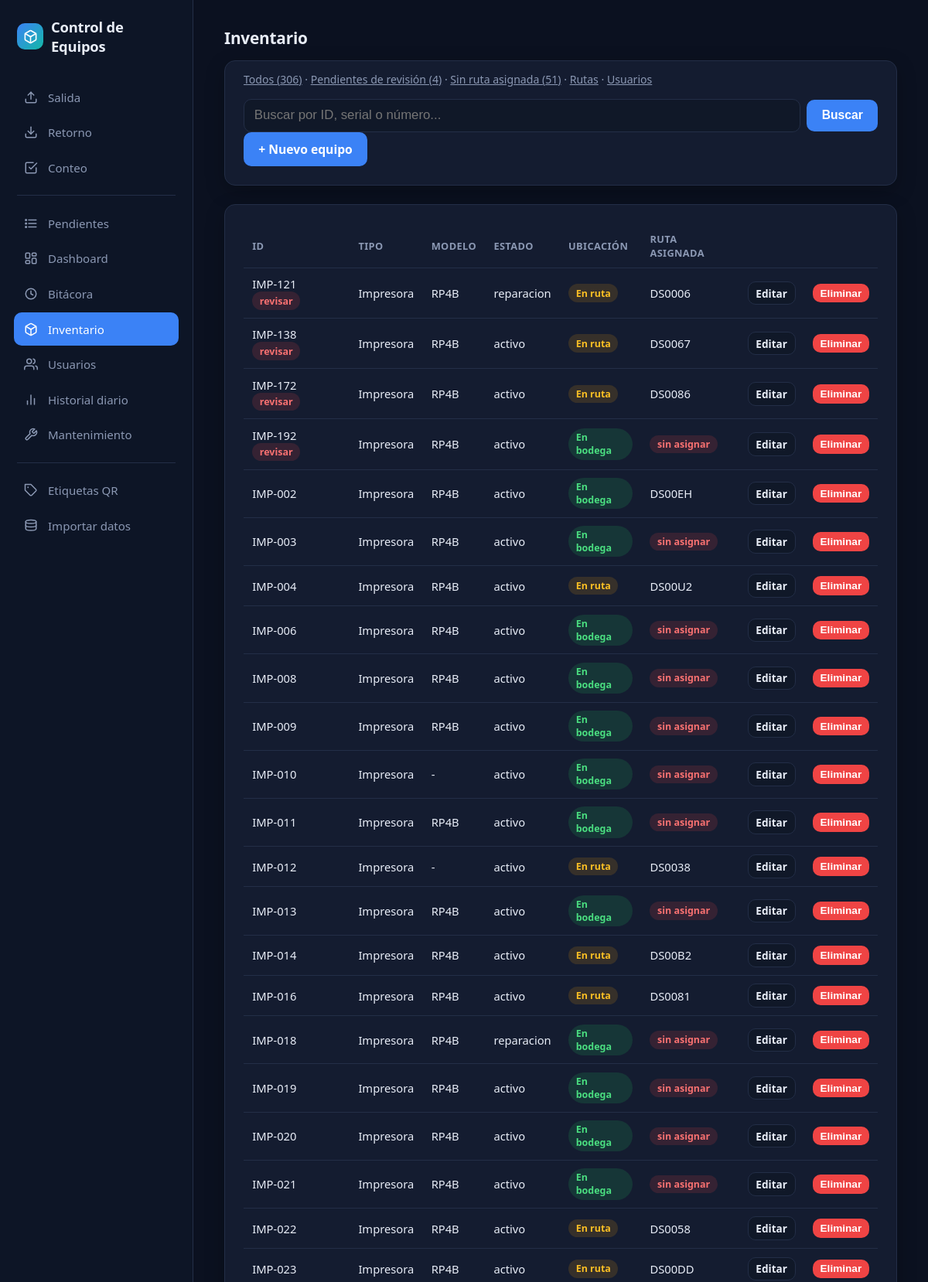
/inventario/ (signed in, upper part), run on the app's committed database.
### tables this page shows
CREATE TABLE equipos (
    id                 INTEGER PRIMARY KEY AUTOINCREMENT,
    id_interno         TEXT NOT NULL UNIQUE,
    tipo               TEXT NOT NULL CHECK (tipo IN ('telefono','impresora')),
    serial_fabrica     TEXT,
    numero_telefono    TEXT,
    pin_equipo         TEXT,
    modelo             TEXT,
    fabricante         TEXT,
    estado             TEXT NOT NULL DEFAULT 'activo' CHECK (estado IN ('activo','reparacion','baja')),
    notas              TEXT,
    requiere_revision  BOOLEAN NOT NULL DEFAULT 0,
    fecha_alta         TEXT NOT NULL DEFAULT (datetime('now','localtime'))
, ruta_asignada_id INTEGER REFERENCES rutas(id));

CREATE TABLE rutas (
    id          INTEGER PRIMARY KEY AUTOINCREMENT,
    codigo      TEXT NOT NULL UNIQUE,
    supervisor  TEXT,
    activa      BOOLEAN NOT NULL DEFAULT 1
);

### app/inventario.py (the view)
@bp.route("/")
@requiere_admin
def listado():
    db = get_db()
    solo_revision = request.args.get("revision") == "1"
    solo_sin_ruta = request.args.get("sin_ruta") == "1"
    buscar = request.args.get("buscar", "").strip()
    condiciones = []
    parametros = []
    if solo_revision:
        condiciones.append("e.requiere_revision = 1")
    if solo_sin_ruta:
        condiciones.append("e.ruta_asignada_id IS NULL")
    if buscar:
        condiciones.append("(e.id_interno LIKE ? OR e.serial_fabrica LIKE ? OR e.numero_telefono LIKE ?)")
        comodin = f"%{buscar.upper()}%"
        parametros += [comodin, comodin, comodin]
    where = f"WHERE {' AND '.join(condiciones)}" if condiciones else ""
    equipos = db.execute(
        f"""SELECT e.*, v.ubicacion, ra.codigo AS ruta_asignada_codigo
            FROM equipos e
            LEFT JOIN v_estado_actual v ON v.equipo_id = e.id
            LEFT JOIN rutas ra ON ra.id = e.ruta_asignada_id
            {where}
            ORDER BY e.requiere_revision DESC, e.id_interno""",
        parametros,
    ).fetchall()
    total_revision = db.execute("SELECT COUNT(*) AS n FROM equipos WHERE requiere_revision = 1").fetchone()["n"]
    total_sin_ruta = db.execute("SELECT COUNT(*) AS n FROM equipos WHERE ruta_asignada_id IS NULL").fetchone()["n"]
    return render_template(
        "inventario/listado.html",
        equipos=equipos,
        solo_revision=solo_revision,
        solo_sin_ruta=solo_sin_ruta,
        buscar=buscar,
        total_revision=total_revision,
        total_sin_ruta=total_sin_ruta,
    )

### app/auth.py (called while the page is built)
def cargar_usuario(usuario_id: str):
    fila = get_db().execute(
        "SELECT id, nombre, rol FROM usuarios WHERE id = ? AND activo = 1", (usuario_id,)
    ).fetchone()
    return Usuario(fila["id"], fila["nombre"], fila["rol"]) if fila else None

def requiere_admin(vista):
    @wraps(vista)
    @login_required
    def envoltura(*args, **kwargs):
        if current_user.rol != "admin":
            abort(403)
        return vista(*args, **kwargs)
    return envoltura

### app/db.py (called while the page is built)
def get_db() -> sqlite3.Connection:
    if "db" not in g:
        g.db = sqlite3.connect(current_app.config["DATABASE"])
        g.db.row_factory = sqlite3.Row
        g.db.execute("PRAGMA foreign_keys = ON")
        g.db.execute("PRAGMA journal_mode = WAL")
        g.db.execute("PRAGMA busy_timeout = 5000")
    return g.db

### app/templates/inventario/listado.html (shortened to what this page needs)
{% extends "base.html" %}
{% block contenido %}
<h2>Inventario</h2>
<div class="tarjeta">
  <p class="ayuda">
    <a href="{{ url_for('inventario.listado') }}">Todos ({{ equipos|length }})</a> ·
    <a href="{{ url_for('inventario.listado', revision=1) }}">Pendientes de revisión ({{ total_revision }})</a> ·
    <a href="{{ url_for('inventario.listado', sin_ruta=1) }}">Sin ruta asignada ({{ total_sin_ruta }})</a> ·
    <a href="{{ url_for('inventario.rutas') }}">Rutas</a> ·
    <a href="{{ url_for('usuarios.listado') }}">Usuarios</a>
  </p>
  <div class="en-linea" style="justify-content:space-between; flex-wrap:wrap; gap:0.75rem;">
    <form method="get" class="en-linea">
      <input type="text" name="buscar" value="{{ buscar }}" placeholder="Buscar por ID, serial o número..." style="margin-bottom:0;">
      <button type="submit">Buscar</button>
    </form>
    <a class="boton" href="{{ url_for('inventario.nuevo') }}">+ Nuevo equipo</a>
  </div>
</div>
<div class="tarjeta">
  <table>
    <thead><tr><th>ID</th><th>Tipo</th><th>Modelo</th><th>Estado</th><th>Ubicación</th><th>Ruta asignada</th><th colspan="2"></th></tr></thead>
    <tbody>
      {% for e in equipos %}
      <tr>
        <td>{{ e['id_interno'] }}{% if e['requiere_revision'] %} <span class="badge revision">revisar</span>{% endif %}</td>
        <td>{{ 'Teléfono' if e['tipo'] == 'telefono' else 'Impresora' }}</td>
        <td>{{ e['modelo'] or '-' }}</td>
        <td>{{ e['estado'] }}</td>
        <td>{% if e['ubicacion'] %}<span class="badge {{ e['ubicacion'] }}">{{ 'En ruta' if e['ubicacion'] == 'en_ruta' else 'En bodega' }}</span>{% endif %}</td>
        <td>{% if e['ruta_asignada_codigo'] %}{{ e['ruta_asignada_codigo'] }}{% else %}<span class="badge revision">sin asignar</span>{% endif %}</td>
        <td><a class="boton secundario" style="padding:0.3rem 0.6rem; font-size:0.85rem;" href="{{ url_for('inventario.editar', id_interno=e['id_interno']) }}">Editar</a></td>
        <td>
          <form method="post" action="{{ url_for('inventario.eliminar', id_interno=e['id_interno']) }}"
                onsubmit="return confirm('¿Eliminar {{ e['id_interno'] }}? Solo funciona si nunca tuvo movimientos.');">
            <button type="submit" class="peligro" style="padding:0.3rem 0.6rem; font-size:0.85rem;">Eliminar</button>
          </form>
        </td>
      </tr>
      {% endfor %}
    </tbody>
  </table>
</div>
{% endblock %}

### app/templates/base.html (style rules this page uses)
:root { color-scheme: dark; --bg: #0b1120; --bg-sidebar: #0d1526; --bg-card: #141c30; --bg-card-soft: #101828; --border: #232e47; --text: #e8edf7; --text-muted: #8b98b3; --accent: #3b82f6; --accent-dark: #2563eb; --teal: #14b8a6; --amber: #f59e0b; --red: #ef4444; --green: #22c55e; --blue: #3b82f6; --radius: 14px; }
* { box-sizing: border-box; }
body { font-family: "Segoe UI", system-ui, -apple-system, Arial, sans-serif; margin: 0; background: var(--bg); color: var(--text); -webkit-font-smoothing: antialiased; }
a { color: inherit; }
h1, h2, h3 { font-weight: 700; letter-spacing: -0.01em; }
h2 { font-size: 1.3rem; margin: 0 0 0.9rem; }
.tarjeta { background: var(--bg-card); border: 1px solid var(--border); border-radius: var(--radius); padding: 1.5rem; box-shadow: 0 8px 24px rgba(0,0,0,0.25); margin-bottom: 1.5rem; }
input[type=text], input[type=password], input[type=date], input[type=number], select { font-size: 1.05rem; padding: 0.65rem 0.8rem; width: 100%; background: var(--bg-card-soft); border: 1px solid var(--border); color: var(--text); border-radius: 10px; margin-bottom: 1rem; outline: none; transition: border-color 0.12s; }
button, .boton { font-size: 0.98rem; font-weight: 600; padding: 0.7rem 1.2rem; border-radius: 10px; border: none; background: var(--accent); color: white; cursor: pointer; text-decoration: none; display: inline-block; transition: background 0.12s, transform 0.05s; }
button.secundario, .boton.secundario { background: var(--bg-card-soft); color: var(--text); border: 1px solid var(--border); }
button.peligro, .boton.peligro { background: var(--red); }
table { width: 100%; border-collapse: collapse; font-size: 0.92rem; }
th, td { text-align: left; padding: 0.65rem 0.7rem; border-bottom: 1px solid var(--border); }
th { color: var(--text-muted); font-weight: 600; font-size: 0.8rem; text-transform: uppercase; letter-spacing: 0.03em; }
.badge { display: inline-block; padding: 0.2rem 0.6rem; border-radius: 999px; font-size: 0.78rem; font-weight: 700; }
.badge.en_ruta { background: rgba(245,158,11,0.15); color: #fbbf24; }
.badge.en_bodega { background: rgba(34,197,94,0.15); color: #4ade80; }
.badge.revision { background: rgba(239,68,68,0.15); color: #f87171; }
form.en-linea { display: flex; gap: 0.5rem; align-items: center; }
.ayuda { color: var(--text-muted); font-size: 0.88rem; margin-top: -0.6rem; margin-bottom: 1rem; }

### data on the page
equipos: id_interno "IMP-121", requiere_revision "revisar", tipo "Impresora", modelo "RP4B", estado "reparacion", ubicacion "En ruta", ruta_asignada_codigo "DS0006"
equipos: id_interno "IMP-138", requiere_revision "revisar", tipo "Impresora", modelo "RP4B", estado "activo", ubicacion "En ruta", ruta_asignada_codigo "DS0067"
equipos: id_interno "IMP-172", requiere_revision "revisar", tipo "Impresora", modelo "RP4B", estado "activo", ubicacion "En ruta", ruta_asignada_codigo "DS0086"
equipos: id_interno "IMP-192", requiere_revision "revisar", tipo "Impresora", modelo "RP4B", estado "activo", ubicacion "En bodega", shows "sin asignar"
equipos: id_interno "IMP-002", tipo "Impresora", modelo "RP4B", estado "activo", ubicacion "En bodega", ruta_asignada_codigo "DS00EH"
equipos: id_interno "IMP-003", tipo "Impresora", modelo "RP4B", estado "activo", ubicacion "En bodega", shows "sin asignar"
equipos: id_interno "IMP-004", tipo "Impresora", modelo "RP4B", estado "activo", ubicacion "En ruta", ruta_asignada_codigo "DS00U2"
equipos: id_interno "IMP-006", tipo "Impresora", modelo "RP4B", estado "activo", ubicacion "En bodega", shows "sin asignar"
equipos: id_interno "IMP-008", tipo "Impresora", modelo "RP4B", estado "activo", ubicacion "En bodega", shows "sin asignar"
equipos: id_interno "IMP-009", tipo "Impresora", modelo "RP4B", estado "activo", ubicacion "En bodega", shows "sin asignar"
equipos: id_interno "IMP-010", tipo "Impresora", modelo "-", estado "activo", ubicacion "En bodega", shows "sin asignar"
equipos: id_interno "IMP-011", tipo "Impresora", modelo "RP4B", estado "activo", ubicacion "En bodega", shows "sin asignar"
equipos: id_interno "IMP-012", tipo "Impresora", modelo "-", estado "activo", ubicacion "En ruta", ruta_asignada_codigo "DS0038"
equipos: id_interno "IMP-013", tipo "Impresora", modelo "RP4B", estado "activo", ubicacion "En bodega", shows "sin asignar"
equipos: id_interno "IMP-014", tipo "Impresora", modelo "RP4B", estado "activo", ubicacion "En ruta", ruta_asignada_codigo "DS00B2"
equipos: id_interno "IMP-016", tipo "Impresora", modelo "RP4B", estado "activo", ubicacion "En ruta", ruta_asignada_codigo "DS0081"
equipos: id_interno "IMP-018", tipo "Impresora", modelo "RP4B", estado "reparacion", ubicacion "En bodega", shows "sin asignar"
equipos: id_interno "IMP-019", tipo "Impresora", modelo "RP4B", estado "activo", ubicacion "En bodega", shows "sin asignar"
equipos: id_interno "IMP-020", tipo "Impresora", modelo "RP4B", estado "activo", ubicacion "En bodega", shows "sin asignar"
equipos: id_interno "IMP-021", tipo "Impresora", modelo "RP4B", estado "activo", ubicacion "En bodega", shows "sin asignar"
equipos: id_interno "IMP-022", tipo "Impresora", modelo "RP4B", estado "activo", ubicacion "En ruta", ruta_asignada_codigo "DS0058"
equipos: id_interno "IMP-023", tipo "Impresora", modelo "RP4B", estado "activo", ubicacion "En ruta", ruta_asignada_codigo "DS00DD"

### other printed values
{{ equipos|length }} "306"
{{ total_revision }} "4"
{{ total_sin_ruta }} "51"
